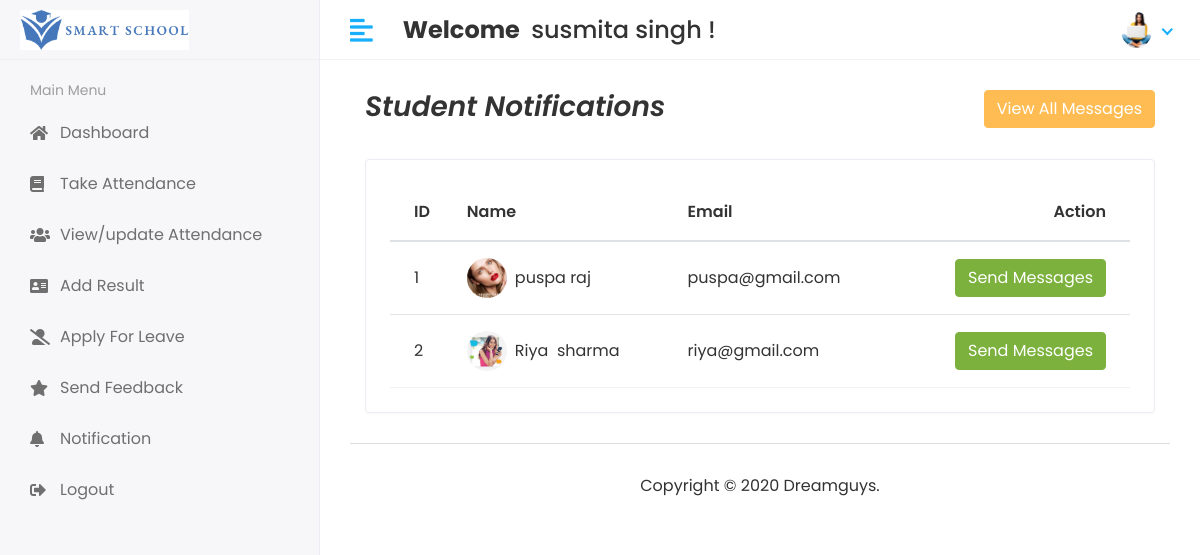
Page /send_student_notification (signed in) on the earlier database version.
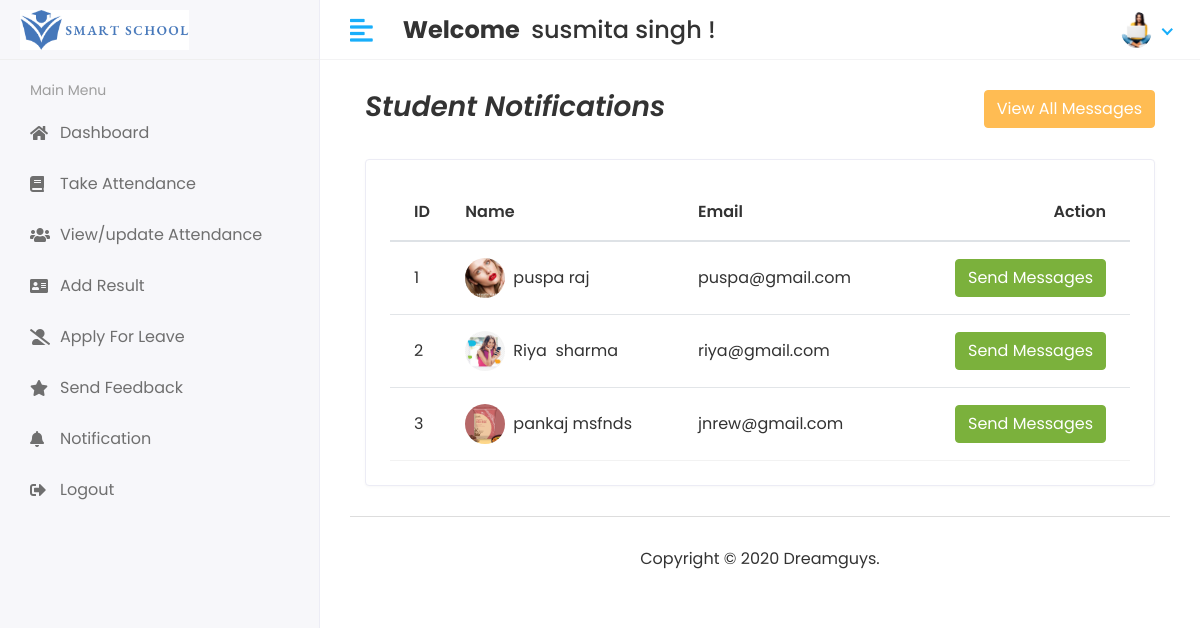
Same page on the later database version.
### studentapp/models.py (models this page shows, shortened)
class Student(models.Model):
    admin=models.OneToOneField(CoustamUser,on_delete=models.CASCADE)
    address=models.TextField()
    gender=models.CharField(max_length=100)
    course_id=models.ForeignKey(Course,on_delete=models.CASCADE)
    session_Year_id=models.ForeignKey(Session_Year,on_delete=models.DO_NOTHING)
    created_at=models.DateTimeField(auto_now_add=True)
    update_at=models.DateTimeField(auto_now_add=True)

class CoustamUser(AbstractUser):
    User=(
        (1,'HOD'),
        (2,'STAFF'),
        (3,'STUDENT'),
    )
    user_type=models.CharField(choices=User,max_length=50,default=1)
    profile_pic=models.ImageField(upload_to='Media/profile_pic')

### studentmagmentsystem/Hod_views.py (the view)
# urls.py: path('send_student_notification',Hod_views.Send_student_notification,name='send_student_notification'),
@login_required(login_url="/")
def Send_student_notification(request):
    student= Student.objects.all()
    notification=Student_notification.objects.all()
    context={
        'student':student,
        'notification':notification
    }
    return render(request,'hod/send_student_notification.html',context)

### templates/hod/send_student_notification.html (shortened to what this page needs)
{%extends 'base.html'%}
{%block content%}
<div class="content container-fluid">
    <div class="page-header">
        <div class="row align-items-center">
            <div class="col">
                <h3 class="page-title"><i>Student&nbsp;Notifications</i></h3>
            </div>
            <div class="col-auto text-right float-right ml-auto">
                <button type="button" class="btn btn-primary" data-toggle="modal" data-target="#exampleModalCenter">
                    View All Messages
                </button>
            </div>
        </div>
    </div>
    <div class="row">
        <div class="col-sm-12">
            <div class="card card-table">
                <div class="card-body">
                    <div class="table-responsive">
                        <table class="table table-hover table-center mb-0 datatable">
                            <thead>
                                <tr>
                                    <th>ID</th>
                                    <th>Name</th>
                                    <th>Email</th>
                                    <th class="text-right">Action</th>
                                </tr>
                            </thead>
                            <tbody>
                                {% for stud in student %}
                                <tr>
                                    <td>{{stud.id}}</td>
                                    <td>
                                        <h2 class="table-avatar">
                                            <a href="student-details.html" class="avatar avatar-sm mr-2">
                                                <img class="avatar-img rounded-circle" src="/{{stud.admin.profile_pic}}"
                                                    alt="User Image">
                                            </a>
                                            <a
                                                href="student-details.html">{{stud.admin.first_name}}&nbsp;{{stud.admin.last_name}}</a>
                                        </h2>
                                    </td>
                                    <td>{{stud.admin.email}}</td>
                                    <td class="text-right">
                                        <button type="button" class="btn btn-success" data-toggle="modal"
                                            data-target="#exampleModal{{forloop.counter}}">
                                            Send Messages
                                        </button>
                                    </td>
                                </tr>
                                {%endfor%}
                            </tbody>
                        </table>
                    </div>
                </div>
            </div>
        </div>
    </div>
</div>
{%endblock%}

Differences in the rows shown:
added Student: id "3", admin.profile_pic (picture), admin.first_name "pankaj", admin.last_name "msfnds", admin.email "jnrew@gmail.com"
